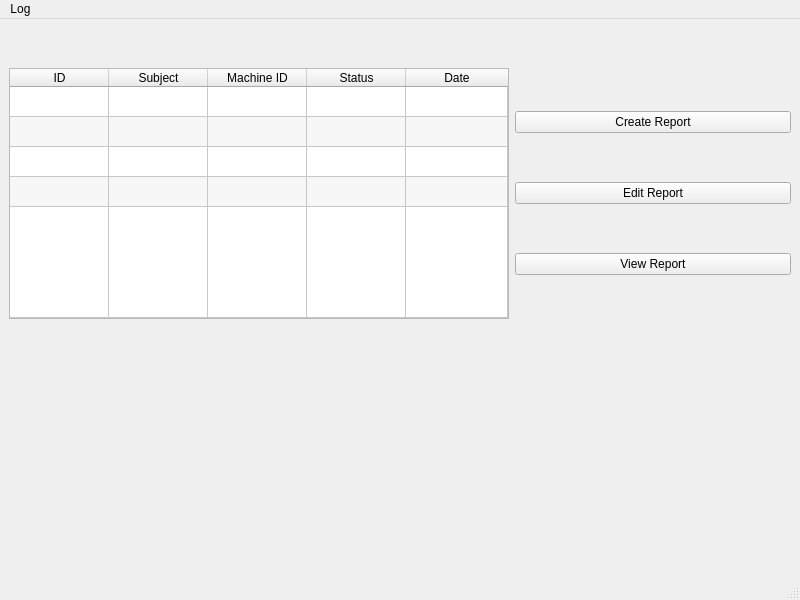
<?xml version="1.0" encoding="UTF-8"?>
<ui version="4.0">
 <class>LogsWindow</class>
 <widget class="QMainWindow" name="LogsWindow">
  <property name="geometry">
   <rect>
    <x>0</x>
    <y>0</y>
    <width>800</width>
    <height>600</height>
   </rect>
  </property>
  <property name="windowTitle">
   <string>MainWindow</string>
  </property>
  <widget class="QWidget" name="centralwidget">
   <layout class="QGridLayout" name="gridLayout">
    <item row="5" column="1">
     <widget class="QTableWidget" name="ReportsTableWidget">
      <property name="sizePolicy">
       <sizepolicy hsizetype="Fixed" vsizetype="Expanding">
        <horstretch>0</horstretch>
        <verstretch>0</verstretch>
       </sizepolicy>
      </property>
      <property name="minimumSize">
       <size>
        <width>500</width>
        <height>0</height>
       </size>
      </property>
      <property name="maximumSize">
       <size>
        <width>120</width>
        <height>16777215</height>
       </size>
      </property>
      <property name="accessibleName">
       <string>Reports</string>
      </property>
      <property name="inputMethodHints">
       <set>Qt::InputMethodHint::ImhNone</set>
      </property>
      <property name="midLineWidth">
       <number>1</number>
      </property>
      <property name="autoScroll">
       <bool>false</bool>
      </property>
      <property name="editTriggers">
       <set>QAbstractItemView::EditTrigger::CurrentChanged</set>
      </property>
      <property name="showDropIndicator" stdset="0">
       <bool>false</bool>
      </property>
      <property name="dragDropOverwriteMode">
       <bool>false</bool>
      </property>
      <property name="alternatingRowColors">
       <bool>true</bool>
      </property>
      <property name="selectionMode">
       <enum>QAbstractItemView::SelectionMode::NoSelection</enum>
      </property>
      <property name="selectionBehavior">
       <enum>QAbstractItemView::SelectionBehavior::SelectRows</enum>
      </property>
      <property name="rowCount">
       <number>5</number>
      </property>
      <property name="columnCount">
       <number>5</number>
      </property>
      <attribute name="horizontalHeaderVisible">
       <bool>true</bool>
      </attribute>
      <attribute name="horizontalHeaderCascadingSectionResizes">
       <bool>true</bool>
      </attribute>
      <attribute name="horizontalHeaderMinimumSectionSize">
       <number>90</number>
      </attribute>
      <attribute name="horizontalHeaderDefaultSectionSize">
       <number>99</number>
      </attribute>
      <attribute name="horizontalHeaderHighlightSections">
       <bool>false</bool>
      </attribute>
      <attribute name="horizontalHeaderStretchLastSection">
       <bool>true</bool>
      </attribute>
      <attribute name="verticalHeaderVisible">
       <bool>false</bool>
      </attribute>
      <attribute name="verticalHeaderMinimumSectionSize">
       <number>20</number>
      </attribute>
      <attribute name="verticalHeaderDefaultSectionSize">
       <number>30</number>
      </attribute>
      <attribute name="verticalHeaderHighlightSections">
       <bool>false</bool>
      </attribute>
      <attribute name="verticalHeaderStretchLastSection">
       <bool>true</bool>
      </attribute>
      <row/>
      <row/>
      <row/>
      <row/>
      <row/>
      <column>
       <property name="text">
        <string>ID</string>
       </property>
      </column>
      <column>
       <property name="text">
        <string>Subject</string>
       </property>
      </column>
      <column>
       <property name="text">
        <string>Machine ID</string>
       </property>
      </column>
      <column>
       <property name="text">
        <string>Status</string>
       </property>
      </column>
      <column>
       <property name="text">
        <string>Date</string>
       </property>
      </column>
     </widget>
    </item>
    <item row="6" column="1">
     <spacer name="verticalSpacer_2">
      <property name="orientation">
       <enum>Qt::Orientation::Vertical</enum>
      </property>
      <property name="sizeType">
       <enum>QSizePolicy::Policy::Expanding</enum>
      </property>
      <property name="sizeHint" stdset="0">
       <size>
        <width>20</width>
        <height>232</height>
       </size>
      </property>
     </spacer>
    </item>
    <item row="5" column="2">
     <layout class="QGridLayout" name="gridLayout_2">
      <item row="2" column="0">
       <widget class="QPushButton" name="viewReportBtn">
        <property name="text">
         <string>View Report</string>
        </property>
       </widget>
      </item>
      <item row="1" column="0">
       <widget class="QPushButton" name="editReportBtn">
        <property name="text">
         <string>Edit Report</string>
        </property>
       </widget>
      </item>
      <item row="0" column="0">
       <widget class="QPushButton" name="createReportBtn">
        <property name="text">
         <string>Create Report</string>
        </property>
       </widget>
      </item>
     </layout>
    </item>
    <item row="5" column="0">
     <layout class="QGridLayout" name="gridLayout_3"/>
    </item>
    <item row="1" column="1">
     <spacer name="verticalSpacer">
      <property name="orientation">
       <enum>Qt::Orientation::Vertical</enum>
      </property>
      <property name="sizeType">
       <enum>QSizePolicy::Policy::Fixed</enum>
      </property>
      <property name="sizeHint" stdset="0">
       <size>
        <width>20</width>
        <height>40</height>
       </size>
      </property>
     </spacer>
    </item>
   </layout>
  </widget>
  <widget class="QMenuBar" name="menubar">
   <property name="geometry">
    <rect>
     <x>0</x>
     <y>0</y>
     <width>800</width>
     <height>25</height>
    </rect>
   </property>
   <widget class="QMenu" name="menuLog">
    <property name="title">
     <string>Log</string>
    </property>
   </widget>
   <addaction name="menuLog"/>
  </widget>
  <widget class="QStatusBar" name="statusbar"/>
 </widget>
 <resources/>
 <connections/>
</ui>
